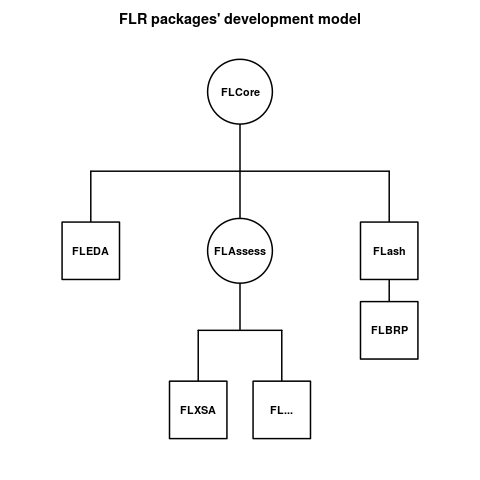

Source code (R):
# scheme.R - DESC
# scheme.R

# Copyright 2003-2013 FLR Team. Distributed under the GPL 2 or later
# Maintainer: Iago Mosqueira, JRC
# $Id: $
# Created:
# Modified:

png(file="scheme.png")

par(mai=c(0.2, 0.2, 0.5, 0.2), lwd=2)
plot(seq(3, 13, len=2)~seq(1, 8, len=2), type="n", xlab="", ylab="", main="FLR packages' development model", axes=FALSE)
segments(2, 10, 7, 10, lwd=2, col="black")
segments(2, 10, 2, 8, lwd=2, col="black")
segments(7, 10, 7, 6, lwd=2, col="black")
segments(4.5, 12, 4.5, 6, lwd=2, col="black")
segments(3.8, 6, 5.2, 6, lwd=2, col="black")
segments(3.8, 6, 3.8, 4, lwd=2, col="black")
segments(5.2, 6, 5.2, 4, lwd=2, col="black")
points(4.5, 12, pch=21, cex=12, bg="white")
points(2, 8, pch=22, cex=12, bg="white")
points(4.5, 8, pch=21, cex=12, bg="white")
points(3.8, 4, pch=22, cex=12, bg="white")
points(5.2, 4, pch=22, cex=12, bg="white")
points(7, 8, pch=22, cex=12, bg="white")
points(7, 6, pch=22, cex=12, bg="white")
text(4.5, 12, "FLCore", font=2, cex=0.9)
text(2, 8, "FLEDA", font=2, cex=0.9)
text(4.5, 8, "FLAssess", font=2, cex=0.9)
text(3.8, 4, "FLXSA", font=2, cex=0.9)
text(5.2, 4, "FL...", font=2, cex=0.9)
text(7, 8, "FLash", font=2, cex=0.9)
text(7, 6, "FLBRP", font=2, cex=0.9)

dev.off()
